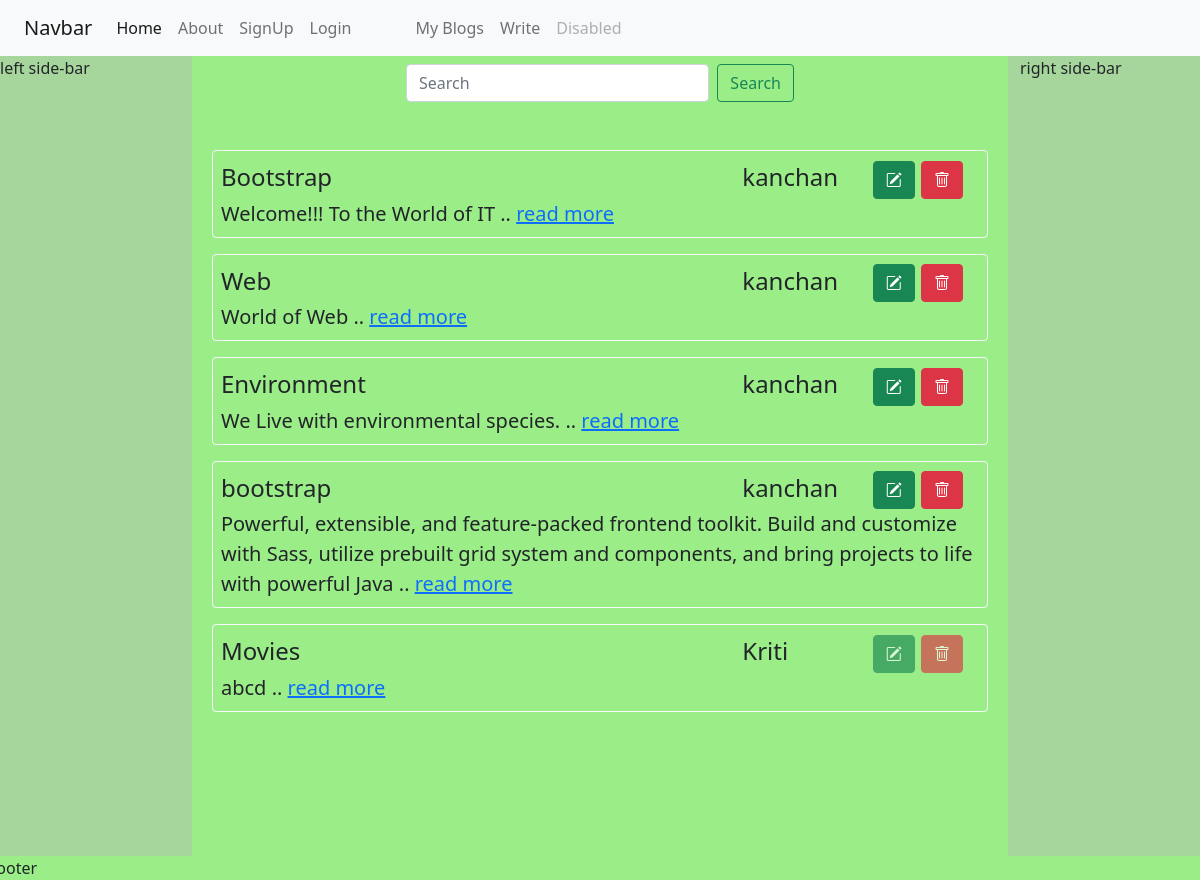
Page /show/ (signed in) on the committed database.
### blog_app/models.py (models this page shows)
class Blog(models.Model):
    title = models.CharField(max_length=1000)
    content = models.TextField()
    author = models.ForeignKey(User,on_delete=models.CASCADE)
    upload_to = models.DateTimeField(auto_now=True)

### blog_app/views.py (the view)
# urls.py: path("show/",ShowView.as_view(),name="show"),
class ShowView(LoginRequiredMixin,View):
    login_url = "login"
    def get(self,request):
        obj = Blog.objects.all()
        if request.GET:
            search = request.GET.get("search")
            obj = obj.filter(Q(title__contains= search)| Q(content__contains=search))
        return render(request,"blog_app/blog_list.html",{"obj":obj})

### templates/blog_app/blog_list.html (shortened to what this page needs)
{% extends "base.html" %}
    {% block content %}
    <div class="container p-2">
        <form class="d-flex w-50 mx-auto mb-5">
            <input class="form-control me-2" type="search" placeholder="Search" aria-label="Search" name="search">
            <button class="btn btn-outline-success" type="submit">Search</button>
        </form>
        {% for i in obj %}
            <div class="border border-light mb-3 rounded p-2">
                <div class="row p2 fs-4">
                    <div class="col">{{i.title}}</div>
                    <div class="col-2">{{i.author}}</div>
                    <div class="col-2">
                        {% if i.author == user %}
                            <a href="{% url 'update' i.id %}" class="btn btn-success"><i class="bi bi-pencil-square"></i></a>
                            <a href="{% url 'delete' i.id %}" class="btn btn-danger"><i class="bi bi-trash"></i></a>
                        {% else %}
                             <a href="{% url 'update' i.id %}" class=" btn btn-success disabled"><i class="bi bi-pencil-square"></i></a>
                            <a href="{% url 'delete' i.id %}" class=" btn btn-danger disabled"><i class="bi bi-trash"></i></a>
                        {% endif %}
                    </div>
                </div>
                <div class="p2 fs-5">
                        {{i.content|slice:":180"  }} ..
                        <a href="{% url 'see' i.id %}">read more</a>
                </div>
            </div>
        {% endfor %}
    </div>
    {% endblock %}

### templates/base.html (shortened to what this page needs)
<!DOCTYPE html>
<html lang="en">
<head>
    <link href="https://cdn.jsdelivr.net/npm/bootstrap@5.0.2/dist/css/bootstrap.min.css" rel="stylesheet">
    <link rel="stylesheet" href="https://cdn.jsdelivr.net/npm/bootstrap-icons@1.11.3/font/bootstrap-icons.min.css">
</head>
<body>
    <div id="root">
        <div class="row" id="header">
            <nav class="navbar navbar-expand-lg navbar-light bg-light">
                  <div class="container-fluid">
                    <a class="navbar-brand" href="#">Navbar</a>
                    <div class="collapse navbar-collapse" id="navbarNavAltMarkup">
                      <div class="navbar-nav">
                        <a class="nav-link active" aria-current="page" href="{% url 'home' %}">Home</a>
                        <a class="nav-link" href="{% url 'about' %}">About</a>
                        <a class="nav-link" href="{% url 'signup' %}">SignUp</a>
                          <a class="nav-link me-5" href="{% url 'login' %}">Login</a>
                           <a class="nav-link" href="{% url 'show' %}"> My Blogs</a>
                           <a class="nav-link" href="{% url 'add' %}">Write</a>
                        <a class="nav-link disabled" href="#" tabindex="-1" aria-disabled="true">Disabled</a>
                      </div>
                    </div>
                  </div>
                </nav>
        </div>
        <div id="content"  class="row">
            <div class="col-2" id="ls-bar">
                left side-bar
            </div>
            <div class="col" id="contentDiv">
                {% block content %}
                {% endblock %}
            </div>
            <div class="col-2" id="rs-bar">
                right side-bar
            </div>
        </div>
        <div class="row" id="footer">
            Footer
        </div>
    </div>
</body>
</html>

### templates/base.html (style rules this page uses)
body { background:#9bed87; }
#content { min-height:100vh; }
#ls-bar { background:#a7d69c; }
#rs-bar { background:#a7d69c; }

### rows in the picture
Blog: title "Bootstrap", author "kanchan", content "Welcome!!! To the World of IT"
Blog: title "Web", author "kanchan", content "World of Web"
Blog: title "Environment", author "kanchan", content "We Live with environmental species."
Blog: title "bootstrap", author "kanchan", content "Powerful, extensible, and feature-packed frontend toolkit. Build and customize with Sass, utilize prebuilt grid system and components, and bring projects to life with powerful Java"
Blog: title "Movies", author "Kriti", content "abcd"
